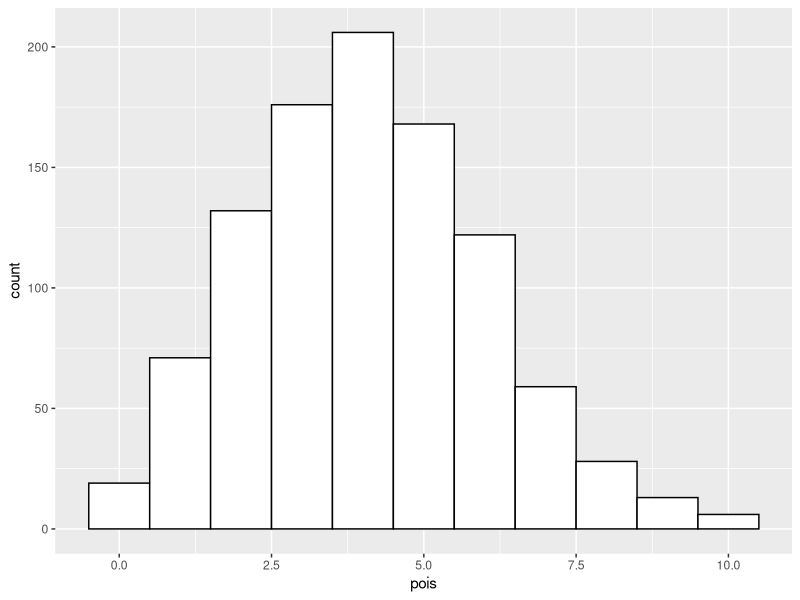
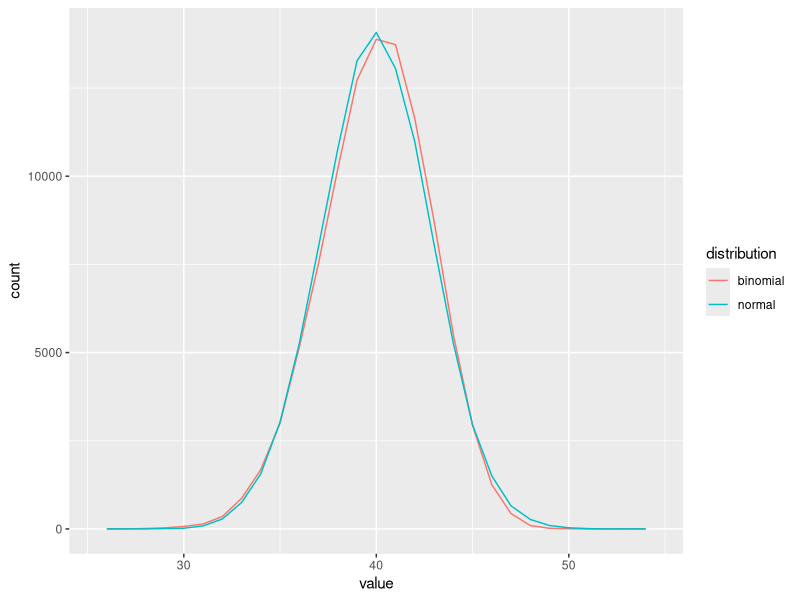
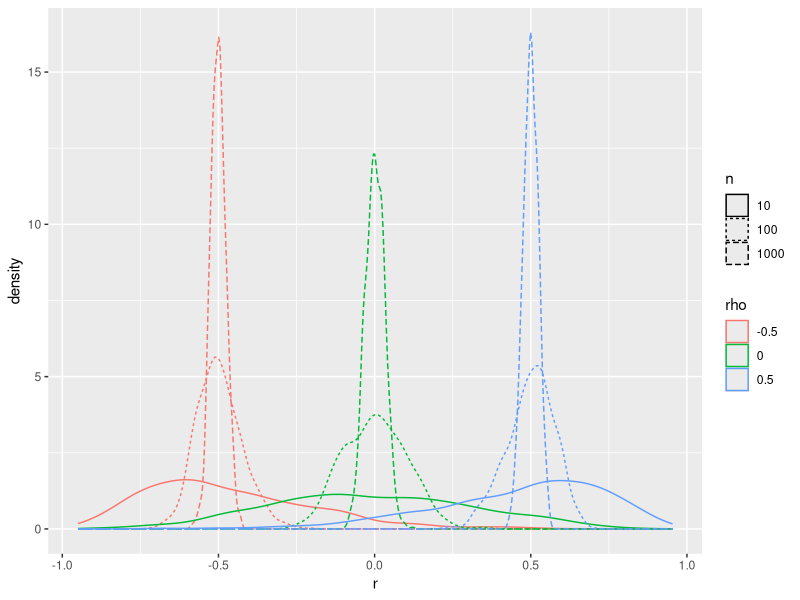

These figures' R source, in order:
## ---- chunk 1
# please do not alter this code chunk
knitr::opts_chunk$set(echo = TRUE, 
                      message = FALSE,
                      error = TRUE)
library("tidyverse")
## ---- chunk 2
a <- rnorm(50, 0, 1)
## ---- chunk 3
b <- a + rnorm(50, 0.5, 1)
## ---- chunk 4
t <- t.test(a, b, paired = TRUE)

t # prints results of t-test
## ---- chunk 5

sim_t_ind <- function(n, m1, sd1, m2, sd2) {
  v1 <- rnorm(n, m1, sd1)
  v2 <- rnorm(n, m2, sd2)
  t_ind <- t.test(v1, v2, paired = FALSE)
  
  return(t_ind$p.value)
}

my_reps <- replicate(1e4, sim_t_ind(50, 0, 1, 0.3, 1))
alpha <- 0.05
power.sim <- mean(my_reps < alpha)

power.sim # prints the value

## ---- chunk 6
power.analytic <- power.t.test(n = 50, 
                               delta = 0.3, 
                               sig.level = 0.05,
                               type = "two.sample")$power

power.analytic  # prints the value
## ---- chunk 7
sim_t_ind <- function(n1, m1, sd1, n2, m2, sd2, 
                       alternative = "two.sided") {
  v1 <- rnorm(n1, m1, sd1)
  v2 <- rnorm(n2, m2, sd2)
  t_ind <- t.test(v1, v2, 
                  alternative = alternative, 
                  paired = FALSE)

  return(t_ind$p.value)
}

my_reps <- replicate(1e4, sim_t_ind(20, 10, 4, 30, 13, 4.5))
power6 <- mean(my_reps < 0.05)

power6 # prints the value
## ---- chunk 8
my_reps <- replicate(1e4, sim_t_ind(80, 800, 100, 80, 850, 100, "less"))
power7 <- mean(my_reps < 0.005)

power7 # prints the value
## ---- chunk 9
lambda <- 4 # lambda sets the mean of the poisson distribution

pois <- rpois(1000, lambda)

ggplot() +
  geom_histogram(aes(pois), fill="white", color="black", binwidth = 1)
## ---- chunk 10
n <- 1e5  # use a large n to get good estimates of the distributions
trials <- 50
prob <- 0.8
binomial_mean <- trials * prob
binomial_sd <- sqrt(binomial_mean * (1 - prob))

# sample numbers from binomial and normal distributions

norm_bin_comp <- tibble (
  normal = rnorm(n, binomial_mean, binomial_sd),
  binomial = rbinom(n, trials, prob)
) %>%
  gather("distribution", "value", normal:binomial)

# plot the sampled numbers to compare
ggplot(norm_bin_comp, aes(value, color=distribution)) +
  geom_freqpoly(binwidth = 1)
## ---- chunk 11
bvn2 <- function(n = 10, rho = 0, m1 = 0, m2 = 0, sd1 = 1, sd2 = 1) {
  # n = number of random samples
  # rho = population correlation between the two variables
  
  mu <- c(m1, m2) # the means of the samples
  stdevs <- c(sd1, sd2) # the SDs of the samples
  
  # correlation matrix
  cor_mat <- matrix(c(  1, rho, 
                      rho,   1), 2) 
  
  # create the covariance matrix
  sigma <- (stdevs %*% t(stdevs)) * cor_mat
  
  # sample from bivariate normal distribution
  m <- MASS::mvrnorm(n, mu, sigma) 
  
  # convert to a tibble to make it easier to deal with in further steps
  colnames(m) <- c("x", "y")
  as_tibble(m) 
}

bvn2() %>% knitr::kable() # prints the table for default arguments
## ---- chunk 12
my_vars <- bvn2(50, 0.45)

cor.test(my_vars$x, my_vars$y)
## ---- chunk 13
# set up all values you want to test
sims <- crossing(
  rep = 1:1000, # how many replications per combination
  n = c(10, 100, 1000),
  rho = c(-0.5, 0, .5)
) %>%
  mutate(r = purrr::map2_dbl(n, rho, function(n, rho) {
                b <- bvn2(n = n, rho = rho)
                cor(b$x, b$y)
              }),
         n = as.factor(n), # factorise for plotting
         rho = as.factor(rho) # factorise for plotting
         )

ggplot(sims, aes(r, color=rho, linetype=n)) + 
  geom_density()

## ---- chunk 14
power.cor.test <- function(reps = 1000, n = 50, rho = 0.5, alpha = 0.05, method = "pearson"){
  power <- tibble(
    data = rerun(reps, bvn2(n, rho))
  ) %>%
    mutate(power = map(data, function(data) {
      cor.test(data$x, data$y, method = method) %>%
        broom::tidy()
    })) %>%
    unnest(power) %>%
    mutate(sig = p.value < alpha)
  
  tibble(
    n = n,
    rho = rho,
    alpha = alpha,
    power = mean(power$sig),
    method = method,
    reps = reps
  )
}

power.cor.test(1000, 30, 0.5, method = "spearman") %>%
  knitr::kable()
